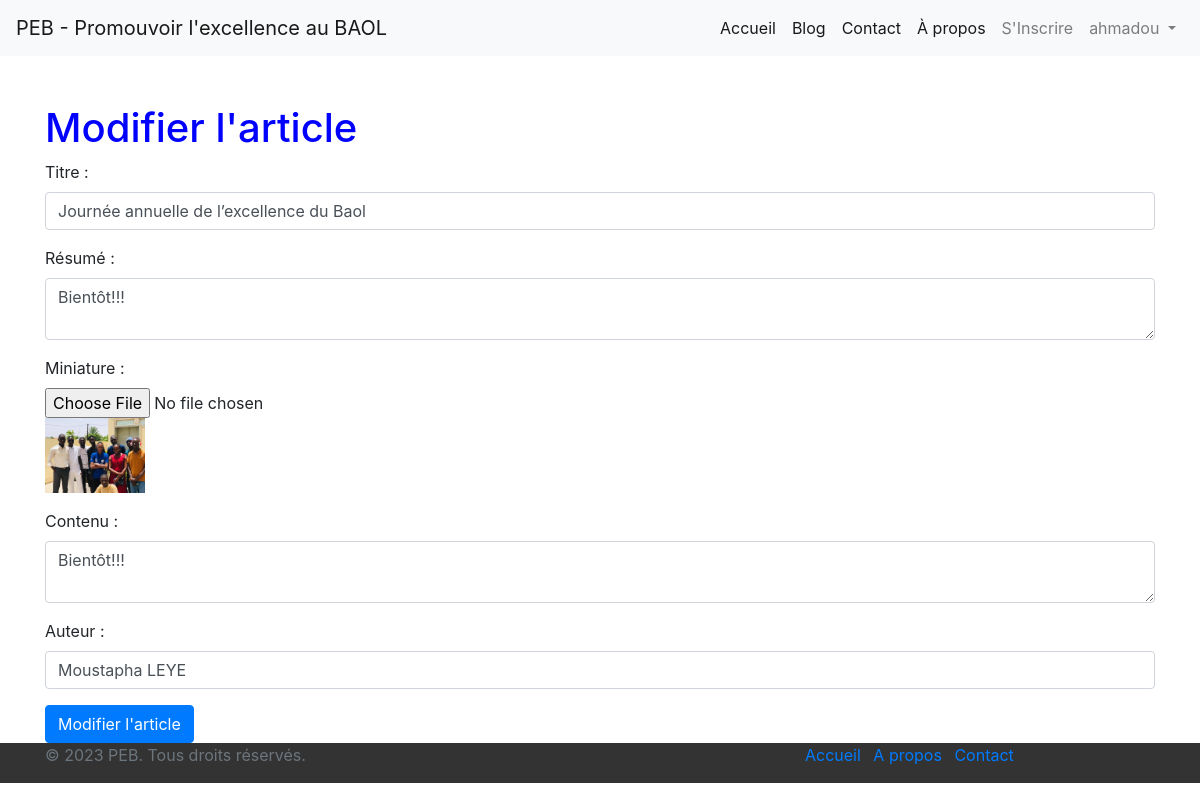
/articles/modifier/26/ (signed in), run on the app's committed database.
### blog_peb/models.py (models this page shows)
class Article(models.Model):
    titre = models.CharField(max_length=200)
    resume = models.TextField()
    miniature = models.ImageField()
    contenu = models.TextField()
    auteur = models.CharField(max_length=100)
    date_creation = models.DateTimeField(auto_now_add=True)
    date_mise_a_jour = models.DateTimeField(auto_now=True)

### blog_peb/views.py (the view)
# urls.py: path('articles/modifier/<int:id>/', edit_article, name='modifier_article'),
@login_required
def edit_article(request, id):
    article = get_object_or_404(Article, id=id)
    if request.method == 'POST':
        titre = request.POST.get('titre')
        resume = request.POST.get('resume')
        miniature = request.FILES.get('miniature')
        contenu = request.POST.get('contenu')
        auteur = request.POST.get('auteur')
        if miniature is not None:
            file_path = f"media/{miniature.name}"
            with open(file_path, 'wb') as file:
                for chunk in miniature.chunks():
                    file.write(chunk)
        article.titre = titre
        article.resume = resume
        article.contenu = contenu
        article.auteur = auteur
        article.save()
        return redirect('/articles')
    else:
        titre = article.titre
        resume = article.resume
        contenu = article.contenu
        auteur = article.auteur
    return render(request, 'edit_article.html', {'article': article})

### blog_peb/templates/edit_article.html (shortened to what this page needs)
{% extends 'base.html' %}
{% block content %}
<h1>Modifier l'article </h1>
<form method="POST" enctype="multipart/form-data">
    <div class="form-group">
      <label for="titre">Titre :</label>
      <input type="text" class="form-control" id="titre" name="titre" value="{{ article.titre }}">
    </div>
    <div class="form-group">
      <label for="resume">Résumé :</label>
      <textarea class="form-control" id="resume" name="resume">{{ article.resume }}</textarea>
    </div>
    <div class="form-group">
      <label for="miniature">Miniature :</label>
      <input type="file" class="form-control-file" id="miniature" name="miniature">
      {% if article.miniature %}
        <img src="{{ article.miniature.url }}" alt="Miniature" width="100">
      {% endif %}
    </div>
    <div class="form-group">
      <label for="contenu">Contenu :</label>
      <textarea class="form-control" id="contenu" name="contenu">{{ article.contenu }}</textarea>
    </div>
    <div class="form-group">
      <label for="auteur">Auteur :</label>
      <input type="text" class="form-control" id="auteur" name="auteur" value="{{ article.auteur }}">
    </div>
    <button type="submit" class="btn btn-primary">Modifier l'article</button>
  </form>
  {% endblock %}

### blog_peb/templates/base.html (shortened to what this page needs)
{% load static %}
<!DOCTYPE html>
<html lang="en">
<head>
    <link rel="stylesheet" href="{% static "css/base.css" %}">
    <link rel="stylesheet" href="https://stackpath.bootstrapcdn.com/bootstrap/4.3.1/css/bootstrap.min.css">
</head>
<body>
  <nav class="navbar navbar-expand-lg navbar-light bg-light">
    <a class="navbar-brand" href="{% url 'accueil' %}">PEB - Promouvoir l'excellence au BAOL</a>
    <div class="collapse navbar-collapse" id="navbarNav">
      <ul class="navbar-nav ml-auto" >
        <li class="nav-item active">
          <a class="nav-link" href="{% url 'accueil' %}">Accueil</a>
        </li>
       <li class="nav-item active" >
          <a class="nav-link" href="{% url 'blog' %}">Blog</a>
        </li>
        <li class="nav-item active" >
          <a class="nav-link" href="{% url 'contact' %}">Contact</a>
        </li>
        <li class="nav-item active">
          <a class="nav-link" href="{% url 'about' %}">À propos</a>
        </li>
        <li class="nav-item"><a class="nav-link" href="{%url 'register_view' %}">S'Inscrire</a></li>
        {% if request.user.is_authenticated %}
        <li style="margin-left: 0 px;" class="nav-item dropdown">
          <a
            class="nav-link dropdown-toggle"
            href="#"
            role="button"
            data-toggle="dropdown"
            aria-expanded="false"
          >
          {% if user.is_authenticated %}
          {{ user.username }}
          {% endif %}
          </a>
        </li>
          {% else %}
          <li class="nav-item"><a href="{% url 'login_view' %}" class="nav-link">Connexion</a></li>
        {% endif %}
      </ul>
    </div>
  </nav>
  <div class="container mt-5">
      {% block content %}{% endblock %}
  </div>
  <footer class="footer">
    <div class="container">
      <div class="row">
        <div class="col-lg-8">
          <p class="text-muted">© 2023 PEB. Tous droits réservés.</p>
        </div>
        <div class="col-lg-4">
          <ul class="list-inline mb-0">
            <li class="list-inline-item"><a href="{% url 'accueil' %}">Accueil</a></li>
            <li class="list-inline-item"><a href="{% url 'about' %}">A propos</a></li>
            <li class="list-inline-item"><a href="{% url 'contact' %}">Contact</a></li>
          </ul>
        </div>
      </div>
    </div>
  </footer>
</body>
</html>

### blog_peb/static/css/base.css (style rules this page uses)
.footer { background-color: #333; }
h1, h3 { color: blue; }
body { font-family: 'Open Sans', sans-serif; }

### data on the page
Article: titre "Journée annuelle de l’excellence du Baol", resume "Bientôt!!!", miniature (picture), contenu "Bientôt!!!", auteur "Moustapha LEYE"

### other printed values
{{ user.username }} "ahmadou"
